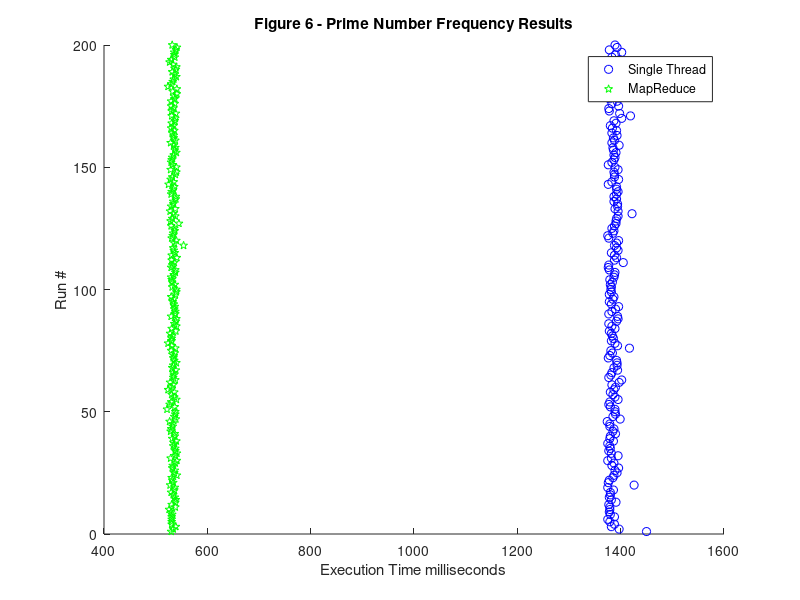

This figure's MATLAB source:
load('351 Data Part 2.mat') 

figure(1)
h1 = scatter(primeSingle,1:200,'b','o');
hold on
h3 = scatter(primeMap,1:200,'g','p');
hold on
legend([h1,h3], 'Single Thread','MapReduce')
ylabel('Run #');
xlabel('Execution Time milliseconds'); 
hold off 
title('Figure 6 - Prime Number Frequency Results')
print('Figure 6 - Prime Number Frequency Results','-dpng')

%{
figure(2)
h1 = scatter(method1./1000,1:200,'b','o');
hold on
h2 = scatter(method2./1000,1:200,'k','+');
hold on
h3 = scatter(method3./1000,1:200,'b','o');
hold on 
h4 = scatter(method22./1000,1:200,'r','+');
legend([h1,h2,h4], 'Mutex & Ticket Lock', 'Array Lock Without Sleep','Array Lock With Sleep')
ylabel('Run #');
xlabel('Average Thread Wait Time Seconds');
hold off 
title('Figure 5 - Mutex/Ticket Lock vs Array Locks')
print('Method One and Three vs Method Two','-dpng')

figure(6)
histfit(method1);
ylabel('Frequency');
xlabel('Average Thread Wait Time Milliseconds');
title('Figure 1 - Mutex Lock')
print('Method One','-dpng')

figure(7)
histfit(method2./1000);
ylabel('Frequency');
xlabel('Average Thread Wait Time Seconds');
title('Figure 3 - Array Lock Without Sleep')
print('Method Two','-dpng')

figure(8)
histfit(method3);
ylabel('Frequency');
xlabel('Average Thread Wait Time Milliseconds');
title('Figure 2 - Ticket Lock')
print('Method Three','-dpng')

figure(9)
histfit(method22./1000);
ylabel('Frequency');
xlabel('Average Thread Wait Time Seconds');
title('Figure 4 - Array Lock With Sleep')
print('Method22','-dpng')

averageWait1 = mean(method1)
averageWait2 = mean(method2)
averageWait3 = mean(method3)
averageWait4 = mean(method22)


method1Norm = fitdist(method1.','Normal')
method2Norm = fitdist(method2','Normal')
method3Norm = fitdist(method3','Normal')
method4Norm = fitdist(method22','Normal')
%}
